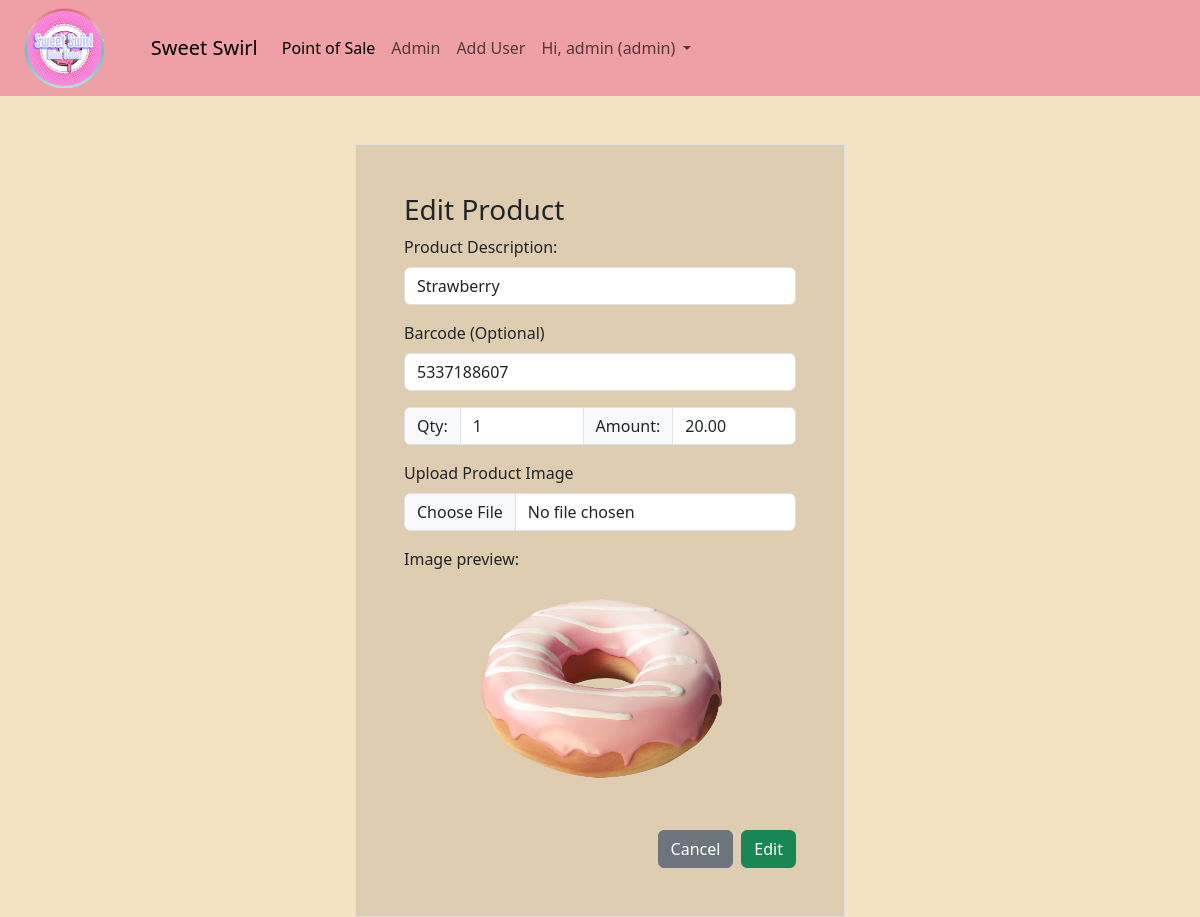
The page /index.php?pg=product-edit&id=11 (signed in) on the database its author committed.
### tables this page shows
CREATE TABLE `products` (
  `id` int(11) NOT NULL,
  `barcode` varchar(15) NOT NULL,
  `description` varchar(255) NOT NULL,
  `quantity` int(11) NOT NULL DEFAULT 1,
  `amount` decimal(10,2) NOT NULL DEFAULT 0.00,
  `image` varchar(255) NOT NULL,
  `user_id` varchar(60) NOT NULL,
  `date` datetime NOT NULL,
  `views` int(11) NOT NULL DEFAULT 0
);

### app/controllers/product-edit.php (called while the page is built, shortened)
<?php
$id = $_GET['id'] ?? null;
$product = new Products();
$row = $product->where_one(['id'=>$id]);
require viewsPath('products/product-edit');

### app/cores/init.php (called while the page is built, shortened)
<?php
require "../app/cores/functions.php";
require "../app/cores/database.php";
require "../app/cores/model.php";
function my_function($classname){
  $filename = "../app/models/".ucfirst($classname) . ".php";
}

### app/cores/model.php (called while the page is built, shortened)
<?php
class Model extends Database
{
  public function where_one($data)
  {
    $keys = array_keys($data);
    $query = "SELECT * FROM $this->table WHERE ";
    foreach ($keys as $key) {
      $query .= "$key = :$key && ";
    }
    $query = trim($query, "&& ");
    $db = new Database;
    if ($res = $db->query($query, $data)) {
      return $res['0'];
    }
    return false;
  }
}

### app/cores/database.php (called while the page is built)
<?php
class Database
{
  private
  function connect()
  {
    $db = 'pos_db';
    $user = "root";
    $password = '';
    $driver = 'mysql';
    $host = 'localhost';
    try {
      $con = new PDO("$driver:host=$host;dbname=$db", $user, $password);
    } catch (PDOException $e) {
      echo $e->getMessage();
    }
    return $con;
  }
  public function query($query, $data = array())
  {
    $con = $this->connect();
    $stmt = $con->prepare($query);
    $result = $stmt->execute($data);
    if ($result) {
      $rows = $stmt->fetchAll(PDO::FETCH_ASSOC);
      if (is_array($rows) && count($rows) > 0) {
        return $rows;
      }
    }
    return false;
  }
};

### app/cores/functions.php (called while the page is built, shortened)
<?php
function setValue($key, $default = "")
{
  return $default;
};

### app/views/products/product-edit.view.php (the view, shortened to what this page needs)
<div class="container-fluid border col-lg-5 col-md-6 p-5 mt-5" id="signup-container">
  <?php if(!empty($row)):?>
  <form method="post" enctype="multipart/form-data">
  <h3>Edit Product</h3>
  <div class="mb-3">
    <label for="formGroupExampleInput" class="form-label">Product Description:</label>
    <input value="<?=setValue('description', $row['description']) ?>" name="description" type="text" class="form-control <?= !empty($errors['description']) ? 'border-danger' : '' ?> " id="description" placeholder="Product Description">
  </div>
  <div class="mb-3">
    <label for="formGroupExampleInput2" class="form-label">Barcode (Optional)</label>
    <input value="<?=setValue('barcode', $row['barcode']) ?>" type="text" class="form-control" id="barcode" name="barcode" placeholder="Product barcode">
  </div>
  <div class="input-group mb-3">
    <span class="input-group-text" id="basic-addon1">Qty:</span>
    <input type="number" value="<?=setValue('quantity', $row['quantity']) ?>" name="quantity" id="quantity" class="form-control <?= !empty($errors['quantity']) ? 'border-danger' : '' ?> " placeholder="Quantity" aria-label="quantity" aria-describedby="quantity">
    <span class="input-group-text"  id="basic-addon1">Amount:</span>
    <input value="<?=setValue('amount', $row['amount']) ?>" type="number" class="form-control <?= !empty($errors['amount']) ? 'border-danger' : '' ?> "name="amount" id="amount"  placeholder="Php" aria-label="amount" aria-describedby="amount">
  </div>
  <div class=" mb-3">
    <label class="form-label" for="image">Upload Product Image</label>
    <input type="file" name="image" class="form-control <?= !empty($errors['image']) ? 'border-danger' : '' ?> " id="image">
  </div>
 Image preview:<br>
<center>
<img style="width:80%" src="<?=$row['image'] ?>" alt="preview">
</center>
<br>
  <div class="d-grid gap-2 d-md-flex justify-content-md-end">
    <a href="index.php?pg=admin&tab=products">
      <button type="button"  class="btn btn-secondary col-12">Cancel</button>
    </a>
    <button type="submit" class="btn btn-success">Edit</button>
  </div>
  </form>
  <?php endif; ?>
</div>

### public/assets/css/styles.css (style rules this page uses)
body { background-color:#F6E3C3 ; }
#signup-container { background-color: #DECDB0 ; }
body a { text-decoration: none; }

### rows shown on the page
products: description "Strawberry", barcode "5337188607", quantity "1", amount "20.00", image (picture)

### other values the page prints
APP_NAME "Sweet Swirl"
auth('username') "admin"
Auth::get('role') "admin"
